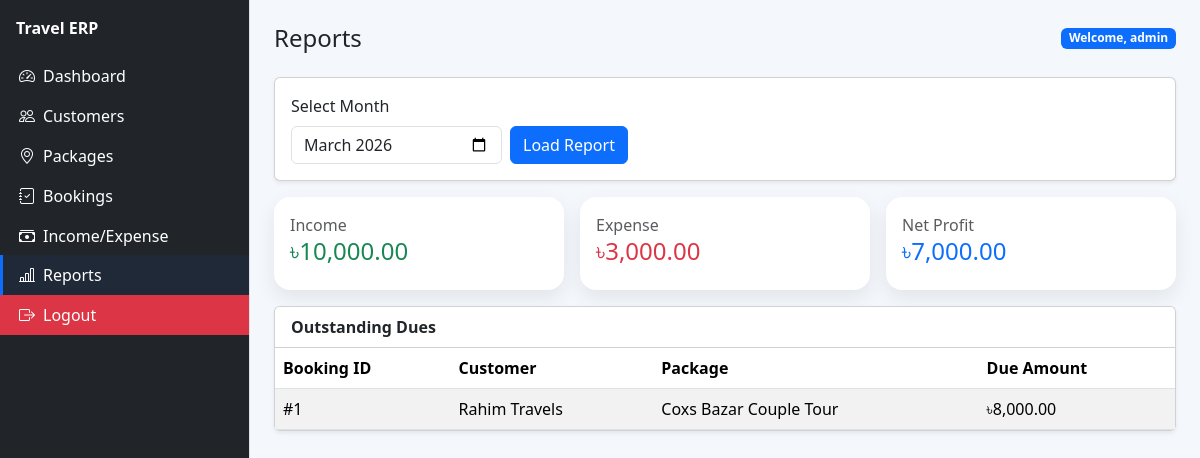
The app's page /dashboard.php?page=reports (signed in) with its own data.
### tables this page shows
CREATE TABLE IF NOT EXISTS bookings (
    id INT AUTO_INCREMENT PRIMARY KEY,
    customer_id INT NOT NULL,
    package_id INT NOT NULL,
    travel_date DATE NOT NULL,
    traveler_count INT NOT NULL,
    total_price DECIMAL(12,2) NOT NULL,
    paid_amount DECIMAL(12,2) NOT NULL DEFAULT 0,
    due_amount DECIMAL(12,2) NOT NULL DEFAULT 0,
    status ENUM('paid','partial') DEFAULT 'partial',
    created_at TIMESTAMP DEFAULT CURRENT_TIMESTAMP,
    CONSTRAINT fk_booking_customer FOREIGN KEY (customer_id) REFERENCES customers(id) ON DELETE CASCADE,
    CONSTRAINT fk_booking_package FOREIGN KEY (package_id) REFERENCES packages(id) ON DELETE CASCADE
);

CREATE TABLE IF NOT EXISTS customers (
    id INT AUTO_INCREMENT PRIMARY KEY,
    name VARCHAR(150) NOT NULL,
    phone VARCHAR(30) NOT NULL,
    email VARCHAR(150),
    address TEXT,
    created_at TIMESTAMP DEFAULT CURRENT_TIMESTAMP
);

CREATE TABLE IF NOT EXISTS packages (
    id INT AUTO_INCREMENT PRIMARY KEY,
    title VARCHAR(150) NOT NULL,
    destination VARCHAR(120) NOT NULL,
    days INT NOT NULL,
    base_price DECIMAL(12,2) NOT NULL,
    description TEXT,
    created_at TIMESTAMP DEFAULT CURRENT_TIMESTAMP
);

### config/helpers.php (called while the page is built, shortened)
<?php
function e(string $value): string
{
    return htmlspecialchars($value, ENT_QUOTES, 'UTF-8');
}
function money(float $value): string
{
    return number_format($value, 2);
}

### pages/reports.php (the view, shortened to what this page needs)
<?php
$month = $_GET['month'] ?? date('Y-m');
$start = $month . '-01';
$end = date('Y-m-t', strtotime($start));
$income = (float) ($conn->query("SELECT COALESCE(SUM(amount),0) total FROM transactions WHERE type='income' AND date BETWEEN '$start' AND '$end'")->fetch_assoc()['total'] ?? 0);
$expense = (float) ($conn->query("SELECT COALESCE(SUM(amount),0) total FROM transactions WHERE type='expense' AND date BETWEEN '$start' AND '$end'")->fetch_assoc()['total'] ?? 0);
$profit = $income - $expense;
$dues = $conn->query("SELECT b.id, c.name customer, p.title package, b.due_amount FROM bookings b JOIN customers c ON c.id=b.customer_id JOIN packages p ON p.id=b.package_id WHERE b.due_amount > 0 ORDER BY b.id DESC");
?>
<div class="card shadow-sm mb-3">
    <div class="card-body">
        <form method="get" class="row g-2 align-items-end">
            <div class="col-md-3">
                <label class="form-label">Select Month</label>
                <input type="month" class="form-control" name="month" value="<?= e($month) ?>">
            </div>
            <div class="col-md-2">
                <button class="btn btn-primary">Load Report</button>
            </div>
        </form>
    </div>
</div>
<div class="row g-3 mb-3">
    <div class="col-md-4"><div class="card card-stat p-3"><div class="text-muted">Income</div><h4 class="text-success">৳<?= money($income) ?></h4></div></div>
    <div class="col-md-4"><div class="card card-stat p-3"><div class="text-muted">Expense</div><h4 class="text-danger">৳<?= money($expense) ?></h4></div></div>
    <div class="col-md-4"><div class="card card-stat p-3"><div class="text-muted">Net Profit</div><h4 class="text-primary">৳<?= money($profit) ?></h4></div></div>
</div>
<div class="card shadow-sm">
    <div class="card-header bg-white fw-bold">Outstanding Dues</div>
    <div class="table-responsive">
        <table class="table table-striped mb-0">
            <thead><tr><th>Booking ID</th><th>Customer</th><th>Package</th><th>Due Amount</th></tr></thead>
            <tbody>
            <?php while ($d = $dues->fetch_assoc()): ?>
                <tr>
                    <td>#<?= e($d['id']) ?></td>
                    <td><?= e($d['customer']) ?></td>
                    <td><?= e($d['package']) ?></td>
                    <td>৳<?= money((float) $d['due_amount']) ?></td>
                </tr>
            <?php endwhile; ?>
            </tbody>
        </table>
    </div>
</div>

### assets/style.css (style rules this page uses)
body { background: #f4f7fb; font-family: 'Segoe UI', Tahoma, Geneva, Verdana, sans-serif; }
.card-stat { border: 0; border-radius: 16px; box-shadow: 0 8px 20px rgba(0, 0, 0, 0.08); }

### records on screen
bookings: id "1", customer.name "Rahim Travels", package.title "Coxs Bazar Couple Tour", due_amount "8,000.00"

### other values on screen
$page "Reports"
$_SESSION['admin_name'] "admin"
money($income) "10,000.00"
money($expense) "3,000.00"
money($profit) "7,000.00"
